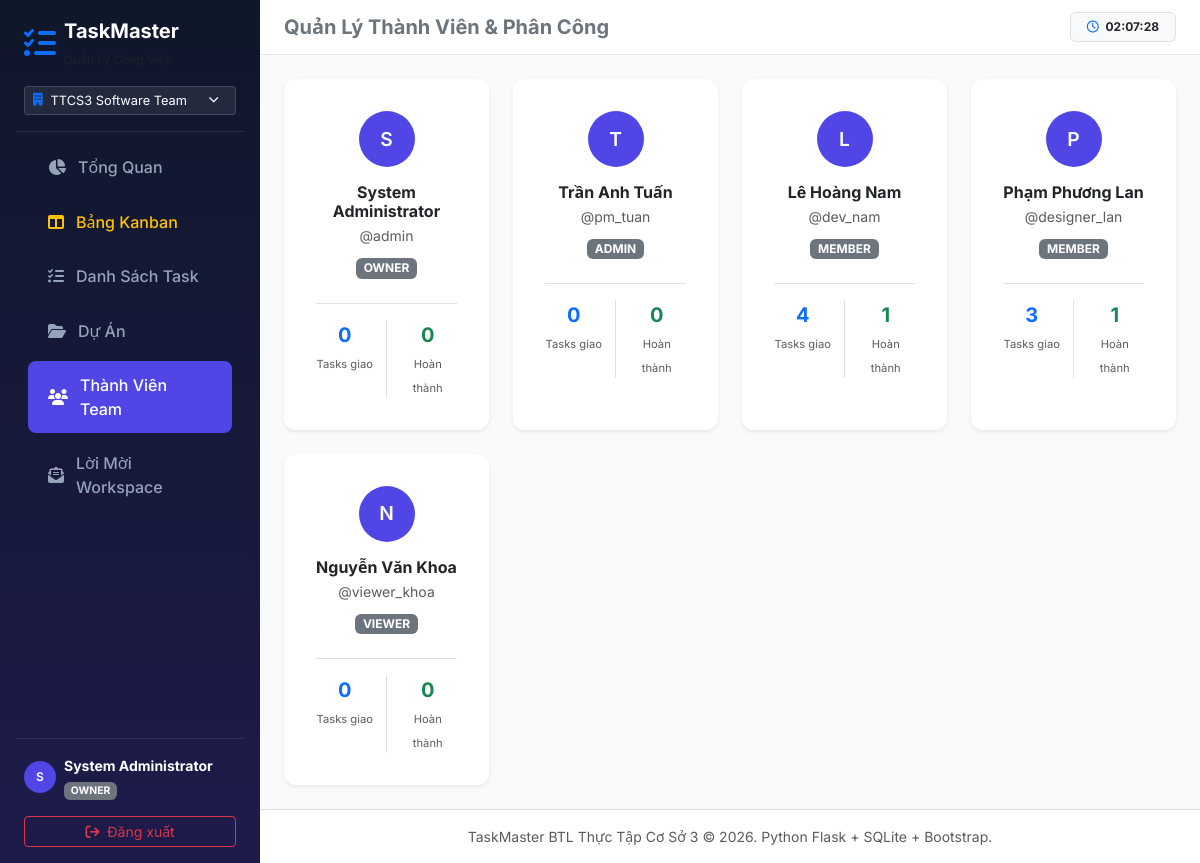
Screenshot of /members (signed in) with the database file from the repository.
### tables this page shows
CREATE TABLE users (
    id           TEXT PRIMARY KEY,                    -- UUID v7
    username     TEXT UNIQUE NOT NULL,
    email        TEXT UNIQUE NOT NULL,
    password_hash TEXT NOT NULL,
    fullname     TEXT NOT NULL,
    avatar_url   TEXT,
    is_active    INTEGER NOT NULL DEFAULT 1,          -- 1=active, 0=disabled
    created_at   TEXT NOT NULL,                       -- ISO-8601 UTC
    updated_at   TEXT NOT NULL
);

CREATE TABLE workspace_members (
    id              TEXT PRIMARY KEY,                 -- UUID v7
    workspace_id    TEXT NOT NULL REFERENCES workspaces(id) ON DELETE CASCADE,
    user_id         TEXT NOT NULL REFERENCES users(id) ON DELETE CASCADE,
    role            TEXT NOT NULL CHECK(role IN ('Owner','Admin','Member','Viewer')),
    invited_by      TEXT REFERENCES users(id),
    joined_at       TEXT NOT NULL,
    created_at      TEXT NOT NULL,
    updated_by      TEXT REFERENCES users(id),
    updated_at      TEXT NOT NULL,
    UNIQUE(workspace_id, user_id)
);

### app.py (the view)
@app.route('/members')
@login_required
def members():
    ws_id = session.get('workspace_id')
    conn = get_db_connection()
    members_list = conn.execute('''
        SELECT u.*,
               wm.role,
               wm.joined_at,
               COUNT(t.id)  AS assigned_tasks,
               SUM(CASE WHEN t.status = 'Completed' THEN 1 ELSE 0 END) AS completed_tasks
        FROM workspace_members wm
        JOIN users u ON wm.user_id = u.id
        LEFT JOIN tasks t ON u.id = t.assignee_id AND t.workspace_id = ?
        WHERE wm.workspace_id = ?
        GROUP BY u.id
        ORDER BY CASE wm.role
            WHEN 'Owner'  THEN 1 WHEN 'Admin'  THEN 2
            WHEN 'Member' THEN 3 WHEN 'Viewer' THEN 4 END
    ''', (ws_id, ws_id)).fetchall()
    conn.close()
    return render_template('members.html', members=members_list)

### app.py (called while the page is built)
def login_required(f):
    @functools.wraps(f)
    def decorated_function(*args, **kwargs):
        if 'user_id' not in session:
            flash('Vui lòng đăng nhập để sử dụng ứng dụng!', 'warning')
            return redirect(url_for('login', next=request.url))
        return f(*args, **kwargs)
    return decorated_function

@app.context_processor
def inject_user():
    return dict(
        current_user=session.get('fullname'),
        current_role=session.get('role'),           # role trong active workspace
        current_username=session.get('username'),
        current_user_id=session.get('user_id'),
        active_workspace_id=session.get('workspace_id'),
        active_workspace_name=session.get('workspace_name'),
        Role=Role,                                   # expose Role constants to Jinja2
    )

### database.py (called while the page is built)
def get_db_connection() -> sqlite3.Connection:
    conn = sqlite3.connect(DB_FILE)
    conn.row_factory = sqlite3.Row
    conn.execute("PRAGMA foreign_keys = ON")  # Enable FK enforcement
    conn.execute("PRAGMA journal_mode = WAL")  # Better concurrency
    return conn

### templates/members.html (shortened to what this page needs)
{% extends 'base.html' %}
{% block header_title %}Quản Lý Thành Viên & Phân Công{% endblock %}
{% block content %}
<div class="row g-4">
    {% for m in members %}
    <div class="col-md-6 col-lg-3">
        <div class="card border-0 shadow-sm text-center p-3 h-100">
            <div class="card-body">
                <div class="avatar-circle mx-auto mb-3" style="width: 56px; height: 56px; font-size: 1.2rem;">
                    {{ m['fullname'][0] }}
                </div>
                <h6 class="fw-bold text-dark mb-1">{{ m['fullname'] }}</h6>
                <div class="text-muted small mb-2">@{{ m['username'] }}</div>
                <span class="badge bg-secondary mb-3">{{ m['role'] | upper }}</span>
                <div class="border-top pt-3 mt-2">
                    <div class="row text-center">
                        <div class="col-6 border-end">
                            <div class="fw-bold text-primary fs-5">{{ m['assigned_tasks'] or 0 }}</div>
                            <small class="text-muted" style="font-size: 0.7rem;">Tasks giao</small>
                        </div>
                        <div class="col-6">
                            <div class="fw-bold text-success fs-5">{{ m['completed_tasks'] or 0 }}</div>
                            <small class="text-muted" style="font-size: 0.7rem;">Hoàn thành</small>
                        </div>
                    </div>
                </div>
            </div>
        </div>
    </div>
    {% endfor %}
</div>
{% endblock %}

### templates/base.html (shortened to what this page needs)
<!DOCTYPE html>
<html lang="vi">
<head>
    <link href="https://cdn.jsdelivr.net/npm/bootstrap@5.3.2/dist/css/bootstrap.min.css" rel="stylesheet">
    <link href="https://cdnjs.cloudflare.com/ajax/libs/font-awesome/6.4.2/css/all.min.css" rel="stylesheet">
    <link href="{{ url_for('static', filename='css/style.css') }}" rel="stylesheet">
</head>
<body>
    <div class="d-flex">
        {% if session.get('user_id') %}
        <aside class="sidebar d-flex flex-column p-3">
            <a href="{{ url_for('dashboard') }}" class="d-flex align-items-center text-white text-decoration-none mb-3 px-2">
                <i class="fa-solid fa-list-check fa-2x text-primary me-2"></i>
                <div>
                    <span class="fs-5 fw-bold d-block">TaskMaster</span>
                    <small class="text-muted" style="font-size: 0.75rem;">Quản Lý Công Việc</small>
                </div>
            </a>
            {% if active_workspace_name %}
            <div class="dropdown mb-2 px-2">
                <button class="btn btn-sm w-100 text-start d-flex align-items-center gap-2 text-white"
                        style="background: rgba(255,255,255,0.08); border-color: rgba(255,255,255,0.15);"
                        data-bs-toggle="dropdown" aria-expanded="false">
                    <i class="fa-solid fa-building text-primary" style="font-size:0.8rem;"></i>
                    <span class="text-truncate flex-grow-1" style="font-size:0.8rem; max-width:150px;">{{ active_workspace_name }}</span>
                    <i class="fa-solid fa-chevron-down" style="font-size:0.65rem;"></i>
                </button>
            </div>
            {% endif %}
            <hr class="text-secondary my-2">
            <ul class="nav nav-pills flex-column mb-auto">
                <li class="nav-item">
                    <a href="{{ url_for('dashboard') }}" class="nav-link {% if request.endpoint == 'dashboard' %}active{% endif %}">
                        <i class="fa-solid fa-chart-pie"></i> Tổng Quan
                    </a>
                </li>
                <li>
                    <a href="{{ url_for('kanban') }}" class="nav-link text-warning {% if request.endpoint == 'kanban' %}active{% endif %}">
                        <i class="fa-solid fa-table-columns"></i> Bảng Kanban
                    </a>
                </li>
                <li>
                    <a href="{{ url_for('tasks') }}" class="nav-link {% if request.endpoint in ['tasks', 'task_detail'] %}active{% endif %}">
                        <i class="fa-solid fa-tasks"></i> Danh Sách Task
                    </a>
                </li>
                <li>
                    <a href="{{ url_for('projects') }}" class="nav-link {% if request.endpoint == 'projects' %}active{% endif %}">
                        <i class="fa-solid fa-folder-open"></i> Dự Án
                    </a>
                </li>
                <li>
                    <a href="{{ url_for('members') }}" class="nav-link {% if request.endpoint == 'members' %}active{% endif %}">
                        <i class="fa-solid fa-users"></i> Thành Viên Team
                    </a>
                </li>
                <li>
                    <a href="{{ url_for('invitations') }}" class="nav-link {% if request.endpoint == 'invitations' %}active{% endif %}">
                        <i class="fa-solid fa-envelope-open-text"></i> Lời Mời Workspace
                    </a>
                </li>
            </ul>
            <hr class="text-secondary">
            <div class="px-2">
                <div class="d-flex align-items-center mb-2">
                    <div class="avatar-circle me-2">
                        {{ current_user[0] | upper if current_user else 'U' }}
                    </div>
                    <div>
                        <div class="fw-bold text-white small">{{ current_user }}</div>
                        <span class="badge bg-secondary" style="font-size: 0.65rem;">{{ current_role | upper }}</span>
                    </div>
                </div>
                <a href="{{ url_for('logout') }}" class="btn btn-outline-danger btn-sm w-100 mt-2">
                    <i class="fa-solid fa-arrow-right-from-bracket me-1"></i> Đăng xuất
                </a>
            </div>
        </aside>
        {% endif %}
        <div class="main-wrapper">
            {% if session.get('user_id') %}
            <header class="top-navbar d-flex justify-content-between align-items-center">
                <div class="d-flex align-items-center">
                    <h5 class="mb-0 fw-bold text-secondary">
                        {% block header_title %}Hệ Thống Quản Lý Công Việc & Dự Án{% endblock %}
                    </h5>
                </div>
                <div class="d-flex align-items-center gap-3">
                    <span class="badge bg-light text-dark border px-3 py-2">
                        <i class="fa-regular fa-clock me-1 text-primary"></i> <span id="clock-display">--:--:--</span>
                    </span>
                </div>
            </header>
            {% endif %}
            <div class="container-fluid p-4">
                {% block content %}{% endblock %}
            </div>
            <footer class="mt-auto py-3 bg-white border-top text-center text-muted small">
                <div class="container">
                    <span>TaskMaster BTL Thực Tập Cơ Sở 3 &copy; 2026. Python Flask + SQLite + Bootstrap.</span>
                </div>
            </footer>
        </div>
    </div>
</body>
</html>

### static/css/style.css (style rules this page uses)
:root { --primary-color: #4f46e5; --primary-hover: #4338ca; --bg-light: #f8fafc; --card-shadow: 0 4px 6px -1px rgba(0, 0, 0, 0.05), 0 2px 4px -1px rgba(0, 0, 0, 0.03); --card-shadow-hover: 0 10px 15px -3px rgba(0, 0, 0, 0.08), 0 4px 6px -2px rgba(0, 0, 0, 0.04); }
body { font-family: 'Inter', system-ui, -apple-system, BlinkMacSystemFont, 'Segoe UI', Roboto, sans-serif; background-color: var(--bg-light); color: #334155; min-height: 100vh; }
.sidebar { width: 260px; background: linear-gradient(180deg, #0f172a 0%, #1e1b4b 100%); color: #f8fafc; min-height: 100vh; transition: all 0.3s ease; }
.sidebar .nav-link { color: #94a3b8; padding: 0.75rem 1.25rem; font-weight: 500; border-radius: 0.5rem; margin: 0.2rem 0.75rem; display: flex; align-items: center; gap: 0.75rem; transition: all 0.2s ease; }
.sidebar .nav-link:hover, .sidebar .nav-link.active { color: #ffffff; background-color: rgba(255, 255, 255, 0.12); }
.sidebar .nav-link.active { background-color: var(--primary-color); }
.main-wrapper { flex: 1; display: flex; flex-direction: column; }
.top-navbar { background-color: #ffffff; border-bottom: 1px solid #e2e8f0; padding: 0.75rem 1.5rem; }
.card { border: none; border-radius: 0.75rem; box-shadow: var(--card-shadow); transition: transform 0.2s ease, box-shadow 0.2s ease; }
.avatar-circle { width: 32px; height: 32px; border-radius: 50%; background-color: #4f46e5; color: #ffffff; display: flex; align-items: center; justify-content: center; font-weight: 600; font-size: 0.75rem; }

### rows the page displays
users: fullname "System Administrator", fullname "S", username "admin", role "OWNER", m "0"
workspace_members: role "OWNER"
users: fullname "T", fullname "Trần Anh Tuấn", username "pm_tuan", role "ADMIN", m "0"
users: fullname "L", fullname "Lê Hoàng Nam", username "dev_nam", role "MEMBER", m "4", is_active "1"
users: fullname "P", fullname "Phạm Phương Lan", username "designer_lan", role "MEMBER", m "3", is_active "1"
users: fullname "N", fullname "Nguyễn Văn Khoa", username "viewer_khoa", role "VIEWER", m "0"

### other values shown
{{ active_workspace_name }} "TTCS3 Software Team"
{{ current_user[0] | upper if current_user else 'U' }} "S"
